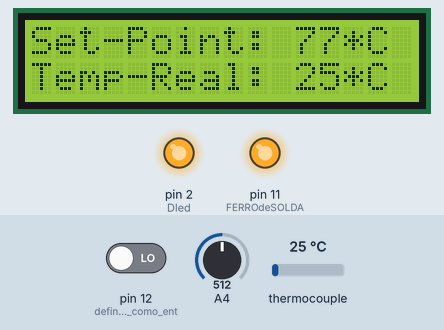
Simulated run of this sketch. Board: Arduino Uno, built with avr-gcc and run on an emulated ATmega328P. Shown: 16×2 character LCD, output pins drawn as LEDs (lit = HIGH). The test bench sets the inputs (shaded band); at power-on: thermocouple 25 °C, A4 = 512, pin 12 (define_o_pino_12_como_ent) LOW. What the sketch prints to the serial monitor is not drawn.

Above: at 2.2 s.
2.3 s: thermocouple set to 6 °C
At 2.8 s:
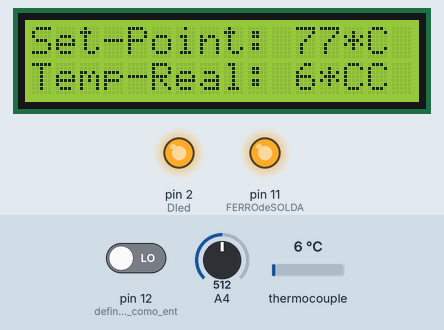
3.8 s: thermocouple set to 46 °C
At 4.7 s:
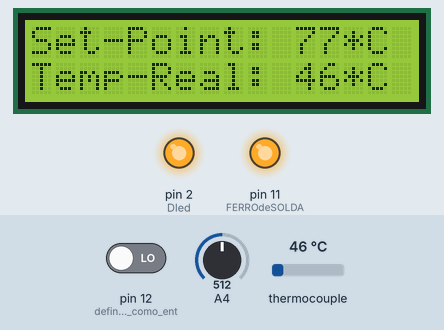
5.3 s: thermocouple set to 57 °C
At 6.3 s:
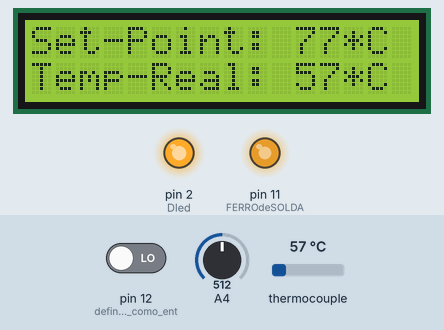
7.0 s: thermocouple set to 63 °C
At 7.55 s:
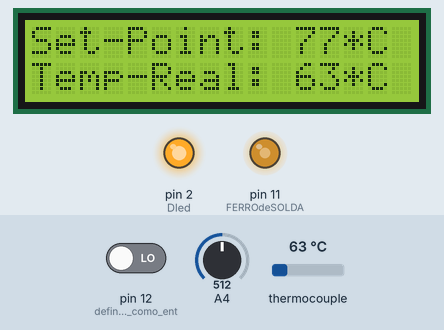
9.4 s: A4 set to 716
At 10.7 s:
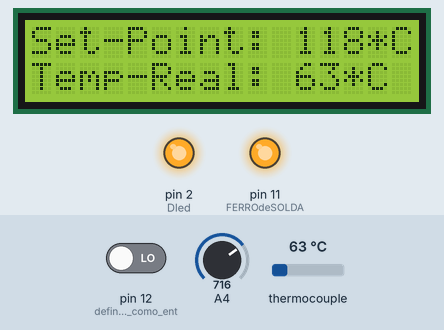
11.1 s: A4 set to 765
At 12.0 s:
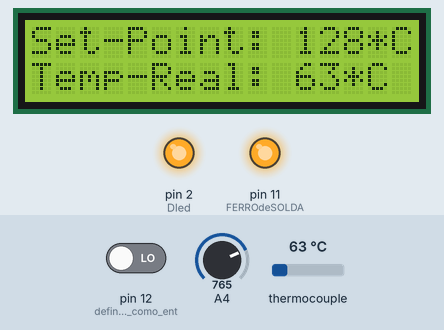
12.6 s: A4 set to 796
Timing chart, 0 to 15.7 s (numbered marks = the images above; inputs shaded):
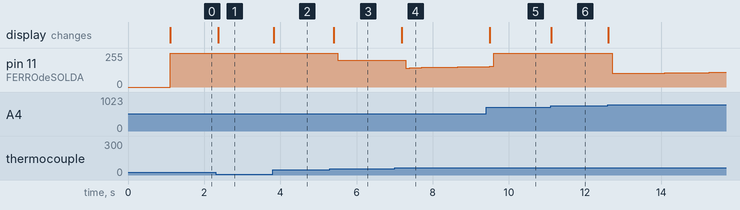

The sketch:

tccAutomacao.ino
```cpp
#include <PID_v1.h>
#include <LiquidCrystal.h>
#include <max6675.h>

#define FERROdeSOLDA  11              //definindo saida como o pwm do SSR
#define Dled          2               //pino que acende o led do DISPLAY 16x2
#define vibrar        digitalRead(12) //define o pino do sensor de vibração

/* (DEFINFIÇÃO DE VARIAVEIS) ============================================================================*/
double a=0,minutos=0,tempo=0,x=0,z=0; //para fazer o
double segundos=0,milisegundos=0;     //tempo do programa

double FERROparado=0,T=0,t=0;         //variaveis para desligar o ferro de solda
double tempoESTIMADO=10;              //tempo de desligar o ferro em minutos

double atualizacao=0,on_off=0,b=0;    //variaveis para o max6675
double taxa=220;                      // tempo para verificar o termo par em milisegundos
int j=0;                              //variavel para tirar bug do display

double SetPoint, error=0;                              //
double aggKp=10,aggKi=0,aggKd=0;                       //parametros
double consKp=10.4, consKi=0.30, consKd=0.01;          //do PID
double Setpoint=0, Input, Output,temperatura=0,PWM=0;  //

/*= Criação de instâncias ===============================================================================*/
LiquidCrystal lcd          (A3,A2,6,5,4,3); //(RS, E, D4, D5, D6, D7)CRIA UMA INSTÂNCIA para o diplay LCD
MAX6675       thermocouple (8, 9, 10);      //CRIA UMA INSTÂNCIA UTILIZANDO OS PINOS (CLK, CS, SO)
PID           myPID        (&Input, &Output, &Setpoint, consKp, consKi, consKd, DIRECT);
/*======================================================================================================*/

void setup()
{
  Serial.begin(9600);                 //INICIALIZA A  COMUNICAÇÃO SERIAL EM 9600´bps
  pinMode(12,INPUT);                  //define o pino 12 como entrada para o sensor de vibração
  pinMode(Dled,OUTPUT);
  digitalWrite(Dled,HIGH);
  myPID.SetMode(AUTOMATIC);           //seta em automatico o PID
  lcd.begin(16, 2);                   //Define o número de colunas e linhas do LCD
  delay(1000);                        //delay para iniciar o programa
}

void loop()
{
  temporizador();                     //função do Tempo para desligar o ferro de solda
  setpoint();                         //função do Setpoint
  pid();                              //função para o PID
  LCD();                              //função do display
  MonitorSerial();                    //função do Monitor Serial
}

int setpoint()
{
 SetPoint = (210 * analogRead(A4) /1023) +100;

 if ((SetPoint-Setpoint) <= 2.7 && (SetPoint-Setpoint) >= -2.7); //este if serve para tirar
 else Setpoint = SetPoint;                                       //o ruido do potenciometro

 Setpoint = round(Setpoint*10)/10;  //Aredondar o valor da temperatura

 return (Setpoint,SetPoint);
}

void MonitorSerial()
{
   Serial.print("Tempo: ");           //IMPRIME O TEXTO NO MONITOR SERIAL
   Serial.print(minutos);             //IMPRIME NO MONITOR SERIAL O VALOR DE TEMPO EM MINUTOS
   Serial.print(":");                 //IMPRIME O TEXTO NO MONITOR SERIAL
   Serial.print(segundos);            //IMPRIME NO MONITOR SERIAL O VALOR DE TEMPO EM SEGUNDOS
   Serial.print("    Temperatura: "); //IMPRIME O TEXTO NO MONITOR SERIAL
   Serial.print(temperatura);         //IMPRIME NO MONITOR SERIAL A TEMPERATURA MEDIDA
   Serial.print("*C");                //IMPRIME O TEXTO NO MONITOR SERIAL
   Serial.print("    FERROdeSOLDA: ");//IMPRIME O TEXTO NO MONITOR SERIAL
   Serial.print(PWM);                 //IMPRIME NO MONITOR SERIAL O VALOR DA SAIDA
   Serial.print("   Svibrar: ");      //IMPRIME O TEXTO NO MONITOR SERIAL
   Serial.print(vibrar);              //IMPRIME NO MONITOR SERIAL O VALOR DO SENSOR DE VIBRAÇÃO
   Serial.print("    Set-point: ");   //IMPRIME O TEXTO NO MONITOR SERIAL
   Serial.print(Setpoint);            //IMPRIME NO MONITOR SERIAL O VALOR DO SETPOINT
   Serial.println("*C");              //IMPRIME O TEXTO NO MONITOR SERIAL
}

void LCD()
{
  if (temperatura < 100 && j==0)  //Tem como objetivo apenas
  {                               //limpar a tela quando
    lcd.clear();                  //o valor da temperatura
    j=1;                          //descer de 100*C para 99*C
  }                               //
  else if (temperatura > 100)j=0; //modo a evitar bug

  lcd.setCursor(0, 0);      //(linha 0 x coluna 0)
  lcd.print("Set-Point:");  //imprime a palavra Set-Point
  lcd.setCursor(11, 0);     //(linha 11 x coluna 0)
  lcd.print(Setpoint,0);    //imprime a variavel 'setpoint'
  lcd.print("*C");          //imprime a palavra *C
  lcd.setCursor(0, 1);      //(linha 0 x coluna 1)
  lcd.print("Temp-Real:");  //imprime a palavra Temp-Real
  lcd.setCursor(11, 1);     //(linha 11 x coluna 1)
  lcd.print(temperatura,0); //imprime a variavel 'Temperatura'
  lcd.print("*C");          //imprime a palavra *C
}

int temporizador()
{
  x++;
  z=x*129.87;
  milisegundos = z;           //tempo em milisegundos desde quando o programa inicia
  tempo = milisegundos/1000;  //tempo em segundos desde quando o programa inicia
  segundos =  tempo - a;      //tempo em segundos de (0-60)

  if (segundos > 60.10)
   {
    minutos++;                //tempo em minutos desde quando o programa inicia
    a=a+60;                   //varialvel que faz a variavel segundos funcionar
    }

        /*deligar o ferro de solda*/
  if (vibrar == 0)            //salva o tempo do ferro
   T = minutos - t;           //de solda parado
  else
  {
    t = minutos;              //reseta caso haja
    T = 0;                    //movimento
  }

  //quando T chega no valor estimado desliga o ferro de solda
  if (T > (tempoESTIMADO-1)) FERROparado=1; //manuseando o equipamento
  else FERROparado=0;                       //equipamento parado

      /*TAXA de atualização para o MAX6675*/
  atualizacao = milisegundos - b;
  if (atualizacao < taxa) on_off = 0;
  else
  {
    on_off = 1;
    b = b+taxa;
  }

  return (segundos,milisegundos,FERROparado,on_off);
}
/* (FUNÇÃO para o Monitor Serial) ========================================================================*/
int pid()
{
  error = Setpoint-temperatura;
  if(on_off == 1)
  temperatura = thermocouple.readCelsius();  //Atribui a temperatura o valor do termopar
  Input = temperatura;                       //entrada que vai pro PID é "temperatura"

  if (error < 20)
  myPID.SetTunings(consKp, consKi, consKd);  //ativa o PID constante
  else
  myPID.SetTunings(aggKp, aggKi, aggKd);     //ativa o PID agressivo

  myPID.Compute();                           //Comando da biblioteca PID (calcula o PID)
  analogWrite(FERROdeSOLDA,PWM);             //manda PWM acionar o ferro de solda

  if (FERROparado==0)PWM=Output;             //quando o ferro estiver em uso
  else PWM=0;                                //PWM é o valor do calculo do PID
  temperatura = round(temperatura*10)/10;    //Aredondar o valor da temperatura

  return(temperatura,PWM);
}
```

Measured:
- the behaviour switches between 51 and 52 °C on thermocouple (found by bisection; images 2 and 3)
- after the input at 2.3 s, the display: changes after 0.07 s (image 1)
- after the input at 3.8 s, the display: changes at once (image 2)
- after the input at 5.3 s, pin 11 (FERROdeSOLDA): 255/255 → 200/255 after 0.20 s; the display: changes after 0.10 s (image 3)
- after the input at 7.0 s, pin 11 (FERROdeSOLDA): 200/255 → 140/255 after 0.29 s, → 146/255 0.10 s later, → 147/255 0.32 s later, → 148/255 0.21 s later, … (9 changes in this stretch); the display: changes after 0.19 s (image 4)
- after the input at 9.4 s, the display: changes after 0.10 s (image 5)
- after the input at 11.1 s, the display: changes at once (image 6)
- after the input at 12.6 s, pin 11 (FERROdeSOLDA): 255/255 → 102/255 after 0.11 s, → 103/255 0.21 s later, → 104/255 0.32 s later, → 105/255 0.42 s later, … (9 changes in this stretch)
